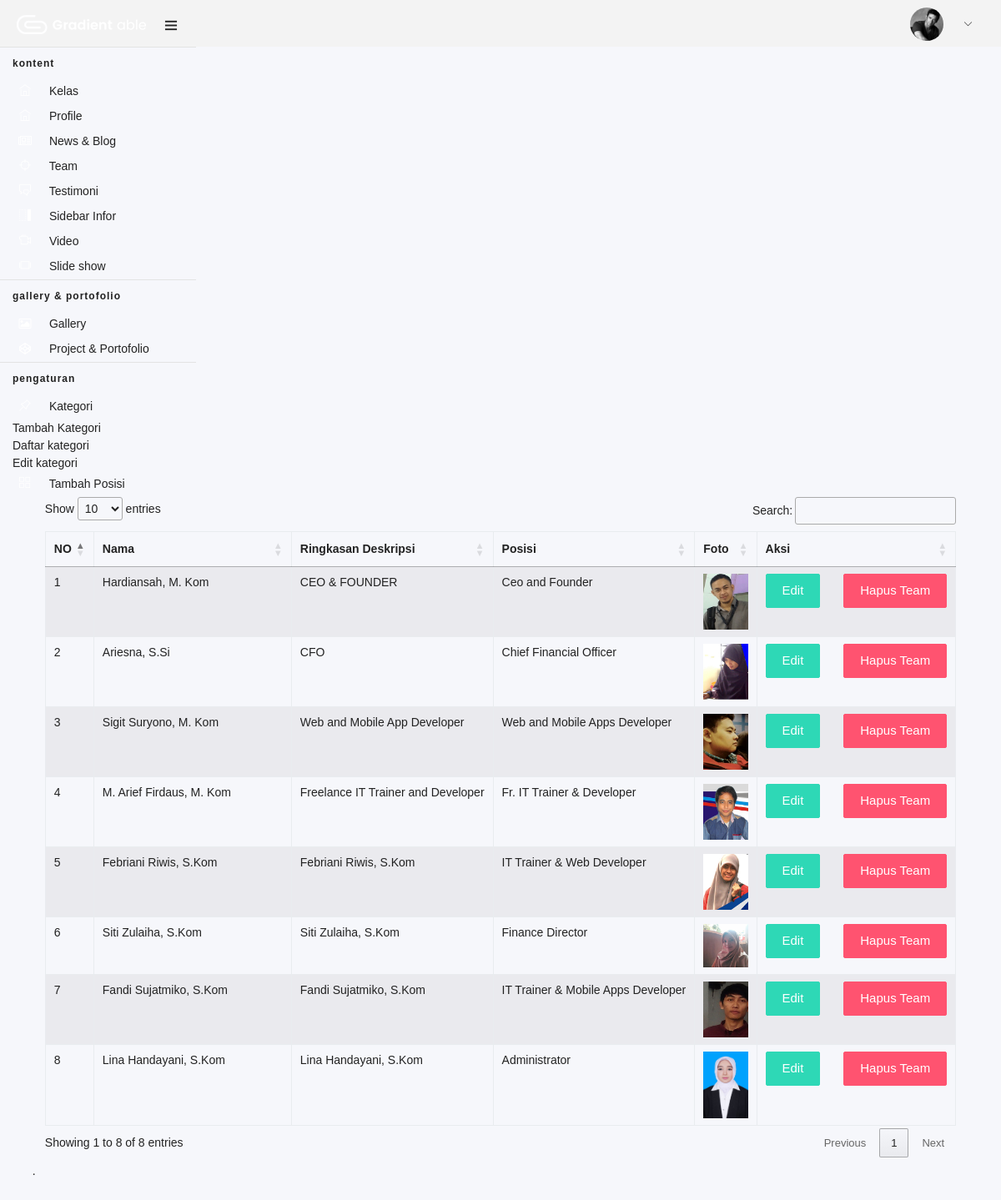
The app's page /index.php/daftar/daftar_team with its own data.
### tables this page shows
CREATE TABLE `team` (
  `id` int(11) NOT NULL,
  `nama` varchar(100) NOT NULL,
  `deskripsi` varchar(250) NOT NULL,
  `posisi` int(11) NOT NULL,
  `foto` varchar(100) NOT NULL
);

CREATE TABLE `posisi` (
  `id_posisi` int(11) NOT NULL,
  `nama_posisi` varchar(100) NOT NULL
);

### application/controllers/Daftar.php (called while the page is built, shortened)
<?php
class Daftar extends CI_Controller {
    function daftar_team() {
        $this->load->view('headfoot/header');
        $data['team'] = $this->M_team->daftarTeam();
        $this->load->view('daftar/daftar_team', $data);
        $this->load->view('headfoot/footer');
    }
}

### index.php (called while the page is built, shortened)
<?php
require_once BASEPATH . 'core/CodeIgniter.php';

### application/models/M_team.php (called while the page is built, shortened)
<?php
class M_team extends CI_Model {
    function daftarTeam() {
        $query = "SELECT * FROM team INNER JOIN posisi ON team.posisi=posisi.id_posisi ORDER BY team.id ASC";
        return $this->db->query($query)->result();
    }
}

### application/views/daftar/daftar_team.php (the view, shortened to what this page needs)
<div class="container-fluid">
    <div class="table-responsive">
        <table id="kelas-table" class="table table-striped table-hover table-bordered">
            <thead>
                <tr>
                    <th>NO</th>
                    <th width="200">Nama</th>
                    <th>Ringkasan Deskripsi</th>
                    <th>Posisi</th>
                    <th>Foto</th>
                    <th>Aksi</th>
                </tr>
            </thead>
            <tbody>
                <?php
                $no = 1;
                foreach ($team as $value) {
                    $string = strip_tags($value->deskripsi);
                    ?>
                    <tr>
                        <td><?php echo $no ?></td>
                        <td width="200"><?php echo $value->nama ?></td>
                        <td><?php echo $string ?></td>
                        <td><?php echo $value->nama_posisi ?></td>
                        <td><img width="100%" src="<?php echo base_url('assets/uploads/trainer/' . $value->foto) ?>" /></td>
                        <td>
                            <a class="btn btn-success mr-4 text-white" href="<?php echo site_url('edit/edit_team/' . $value->id . "/!#team") ?>">Edit</a>
                            <a onclick="return confirm('Hapus team ini ?')" class="btn btn-danger text-white" href="<?php echo site_url('delete/delete_team/') . $value->id . "/!#team" ?>" >Hapus Team</a></td>
                    </tr>
                    <?php
                    $no++;
                }
                ?>
            </tbody>
        </table>
    </div>
</div>

### application/views/headfoot/header.php (shortened to what this page needs)
<!DOCTYPE html>
<html lang="en">
    <head>
        <link href="https://cdn.datatables.net/1.10.19/css/jquery.dataTables.min.css" rel="stylesheet">
        <link rel="stylesheet" type="text/css" href="<?php echo base_url() ?>assets/css/bootstrap/css/bootstrap.min.css">
        <link rel="stylesheet" type="text/css" href="<?php echo base_url() ?>assets/icon/themify-icons/themify-icons.css">
        <link rel="stylesheet" type="text/css" href="<?php echo base_url() ?>assets/icon/font-awesome/css/font-awesome.min.css">
        <link rel="stylesheet" type="text/css" href="<?php echo base_url() ?>assets/icon/icofont/css/icofont.css">
        <link rel="stylesheet" type="text/css" href="<?php echo base_url() ?>assets/css/style.css">
        <link rel="stylesheet" type="text/css" href="<?php echo base_url() ?>assets/css/jquery.mCustomScrollbar.css">
    </head>
    <body>
        <div id="pcoded" class="pcoded">
            <div class="pcoded-container navbar-wrapper">
                <nav class="navbar header-navbar pcoded-header">
                    <div class="navbar-wrapper">
                        <div class="navbar-logo">
                            <a class="mobile-menu" id="mobile-collapse" href="#!">
                                <i class="ti-menu"></i>
                            </a>
                            <a href="index.html">
                                <img class="img-fluid" src="<?php echo base_url() ?>assets/images/logo.png" alt="Theme-Logo" />
                            </a>
                        </div>
                        <div class="navbar-container container-fluid">
                            <ul class="nav-right">
                                <li class="user-profile header-notification">
                                    <a href="#!">
                                        <img src="<?php echo base_url() ?>assets/images/avatar-4.jpg" class="img-radius" alt="User-Profile-Image">
                                        <i class="ti-angle-down"></i>
                                    </a>
                                </li>
                            </ul>
                        </div>
                    </div>
                </nav>
                <div class="pcoded-main-container">
                    <div class="pcoded-wrapper">
                        <nav class="pcoded-navbar">
                            <div class="pcoded-inner-navbar main-menu">
                                <div class="pcoded-navigatio-lavel" data-i18n="nav.category.navigation">Kontent</div>
                                <ul class="pcoded-item pcoded-left-item">
                                    <li id="kelas" class="">
                                        <a href="<?php echo site_url('dash/add_class/!#kelas') ?>">
                                            <span class="pcoded-micon"><i class="ti-home"></i></span>
                                            <span class="pcoded-mtext">Kelas</span>
                                        </a>
                                    </li>
                                    <li id="profile" class="">
                                        <a href="<?php echo site_url('dash/add_profile/!#profile') ?>">
                                            <span class="pcoded-micon"><i class="ti-home"></i></span>
                                            <span class="pcoded-mtext">Profile</span>
                                        </a>
                                    </li>
                                    <li id="news" class=" ">
                                        <a href="<?php echo site_url('dash/add_news_blog/!#news') ?>">
                                            <span class="pcoded-micon"><i class="fa fa-newspaper-o"></i></span>
                                            <span class="pcoded-mtext" data-i18n="nav.basic-components.breadcrumbs">News & Blog</span>
                                        </a>
                                    </li>
                                    <li id="team" class=" ">
                                        <a href="<?php echo site_url('dash/add_team/!#team') ?>">
                                            <span class="pcoded-micon"><i class="ti-target"></i></span>
                                            <span class="pcoded-mtext" data-i18n="nav.basic-components.alert">Team</span>
                                        </a>
                                    </li>
                                    <li id="testimoni" class=" ">
                                        <a href="<?php echo site_url('dash/add_testimoni/!#testimoni') ?>">
                                            <span class="pcoded-micon"><i class="ti-comments"></i></span>
                                            <span class="pcoded-mtext" data-i18n="nav.basic-components.breadcrumbs">Testimoni</span>
                                        </a>
                                    </li>
                                    <li id="sidebar" class=" ">
                                        <a href="<?php echo site_url('dash/add_side_bar/!#sidebar') ?>">
                                            <span class="pcoded-micon"><i class="ti-layout-sidebar-right"></i></span>
                                            <span class="pcoded-mtext" data-i18n="nav.basic-components.breadcrumbs">Sidebar Infor</span>
                                        </a>
                                    </li>
                                    <li id="video" class=" ">
                                        <a href="!#video">
                                            <span class="pcoded-micon"><i class="ti-video-camera"></i></span>
                                            <span class="pcoded-mtext" data-i18n="nav.basic-components.breadcrumbs">Video</span>
                                        </a>
                                    </li>
                                    <li id="slide" class=" ">
                                        <a href="!#slide">
                                            <span class="pcoded-micon"><i class="ti-layout-slider-alt"></i></span>
                                            <span class="pcoded-mtext" data-i18n="nav.basic-components.breadcrumbs">Slide show</span>
                                        </a>
                                    </li>
                                </ul>
                                <div class="pcoded-navigatio-lavel" data-i18n="nav.category.forms">Gallery & Portofolio</div>
                                <ul class="pcoded-item pcoded-left-item">
                                    <li id="gallery">
                                        <a href="<?php echo site_url('dash/add_gallery/!#gallery') ?>">
                                            <span class="pcoded-micon"><i class="fa fa-photo"></i></span>
                                            <span class="pcoded-mtext" data-i18n="nav.form-components.main">Gallery</span>
                                        </a>
                                    </li>
                                    <li id="portofolio">
                                        <a href="<?php echo site_url('dash/add_portofolio/!#portofolio') ?>">
                                            <span class="pcoded-micon"><i class="fa fa-codepen"></i></span>
                                            <span class="pcoded-mtext" data-i18n="nav.form-components.main">Project & Portofolio</span>
                                        </a>
                                    </li>
                                </ul>
                                <div class="pcoded-navigatio-lavel" data-i18n="nav.category.forms">Pengaturan</div>
                                <ul class="pcoded-item pcoded-left-item">
                                    <li class="pcoded-hasmenu">
                                        <a href="javascript:void(0)">
                                            <span class="pcoded-micon"><i class="ti-pin-alt"></i></span>
                                            <span class="pcoded-mtext"  data-i18n="nav.basic-components.main">Kategori</span>
                                        </a>
                                        <ul class="pcoded-submenu">
                                            <li id="tambah-kat" class=" ">
                                                <a class="pointer">
                                                    <span class="pcoded-mtext" data-i18n="nav.basic-components.alert">Tambah Kategori</span>
                                                </a>
                                            </li>
                                            <li id="edit-kat" class=" ">
                                                <a href="breadcrumb.html">
                                                    <span class="pcoded-mtext" data-i18n="nav.basic-components.breadcrumbs">Daftar kategori</span>
                                                </a>
                                            </li>
                                            <li id="edit-kat" class=" ">
                                                <a href="breadcrumb.html">
                                                    <span class="pcoded-mtext" data-i18n="nav.basic-components.breadcrumbs">Edit kategori</span>
                                                </a>
                                            </li>
                                        </ul>
                                    </li>
                                    <li id="posisi">
                                        <a class="pointer" id="tambah-posisi">
                                            <span class="pcoded-micon"><i class="ti-layout-grid2"></i></span>
                                            <span class="pcoded-mtext" data-i18n="nav.form-components.main">Tambah Posisi</span>
                                        </a>
                                    </li>
                                </ul>
                            </div>
                        </nav>
                        <div class="pcoded-content">
                            <div class="pcoded-inner-content">
                                <div class="main-body">
                                    <div class="page-wrapper">
                                        <div class="page-body">

### application/views/headfoot/footer.php (shortened to what this page needs)
.<script type="text/javascript" src="<?php echo base_url() ?>assets/js/jquery-ui/jquery-ui.min.js"></script>
</body>
</html>

### application/views/headfoot/header.php (style rules this page uses)
.pointer { cursor: pointer; }

### records on screen
team: nama "Hardiansah, M. Kom", deskripsi "CEO & FOUNDER", posisi.nama_posisi "Ceo and Founder", foto (picture)
team: nama "Ariesna, S.Si", deskripsi "CFO", posisi.nama_posisi "Chief Financial Officer", foto (picture)
team: nama "Sigit Suryono, M. Kom", deskripsi "Web and Mobile App Developer", posisi.nama_posisi "Web and Mobile Apps Developer", foto (picture)
team: nama "M. Arief Firdaus, M. Kom", deskripsi "Freelance IT Trainer and Developer", posisi.nama_posisi "Fr. IT Trainer & Developer", foto (picture)
team: nama "Febriani Riwis, S.Kom", deskripsi "Febriani Riwis, S.Kom", posisi.nama_posisi "IT Trainer & Web Developer", foto (picture)
team: nama "Siti Zulaiha, S.Kom", deskripsi "Siti Zulaiha, S.Kom", posisi.nama_posisi "Finance Director", foto (picture)
team: nama "Fandi Sujatmiko, S.Kom", deskripsi "Fandi Sujatmiko, S.Kom", posisi.nama_posisi "IT Trainer & Mobile Apps Developer", foto (picture)
team: nama "Lina Handayani, S.Kom", deskripsi "Lina Handayani, S.Kom", posisi.nama_posisi "Administrator", foto (picture)
